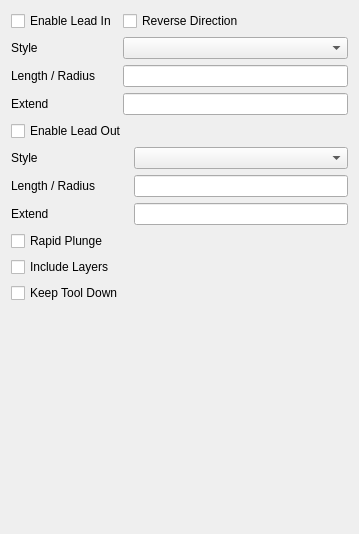
<?xml version="1.0" encoding="UTF-8"?>
<ui version="4.0">
 <class>CAM_DressupLeadInOut</class>
 <widget class="QWidget" name="CAM_DressupLeadInOut">
  <property name="geometry">
   <rect>
    <x>0</x>
    <y>0</y>
    <width>359</width>
    <height>534</height>
   </rect>
  </property>
  <property name="sizePolicy">
   <sizepolicy hsizetype="Preferred" vsizetype="Minimum">
    <horstretch>0</horstretch>
    <verstretch>0</verstretch>
   </sizepolicy>
  </property>
  <property name="windowTitle">
   <string notr="true">LeadInOut</string>
  </property>
  <layout class="QVBoxLayout" name="verticalLayout_3">
   <item>
    <layout class="QFormLayout" name="formLayout_2">
     <item row="0" column="0">
      <widget class="QCheckBox" name="chkLeadIn">
       <property name="toolTip">
        <string>Enable Lead-in move</string>
       </property>
       <property name="text">
        <string>Enable Lead In</string>
       </property>
      </widget>
     </item>
     <item row="1" column="0">
      <widget class="QLabel" name="label_3">
       <property name="text">
        <string>Style</string>
       </property>
      </widget>
     </item>
     <item row="1" column="1">
      <widget class="QComboBox" name="cboStyleIn">
       <property name="minimumSize">
        <size>
         <width>80</width>
         <height>0</height>
        </size>
       </property>
       <property name="maximumSize">
        <size>
         <width>16777215</width>
         <height>16777215</height>
        </size>
       </property>
      </widget>
     </item>
     <item row="2" column="0">
      <widget class="QLabel" name="label_5">
       <property name="text">
        <string>Length / Radius</string>
       </property>
      </widget>
     </item>
     <item row="2" column="1">
      <widget class="Gui::InputField" name="dspLenIn">
       <property name="toolTip">
        <string>length or radius of the Lead-in</string>
       </property>
       <property name="minimum" stdset="0">
        <double>0.100000000000000</double>
       </property>
       <property name="unit" stdset="0">
        <string notr="true"/>
       </property>
      </widget>
     </item>
     <item row="3" column="0">
      <widget class="QLabel" name="label">
       <property name="text">
        <string>Extend</string>
       </property>
      </widget>
     </item>
     <item row="3" column="1">
      <widget class="Gui::InputField" name="dspExtendIn">
       <property name="toolTip">
        <string>extends the leadin distance</string>
       </property>
       <property name="unit" stdset="0">
        <string notr="true"/>
       </property>
      </widget>
     </item>
     <item row="0" column="1">
      <widget class="QCheckBox" name="chkReverseDir">
       <property name="text">
        <string>Reverse Direction</string>
       </property>
      </widget>
     </item>
    </layout>
   </item>
   <item>
    <layout class="QFormLayout" name="formLayout">
     <item row="0" column="0">
      <widget class="QCheckBox" name="chkLeadOut">
       <property name="toolTip">
        <string>Enable Lead-out move</string>
       </property>
       <property name="text">
        <string>Enable Lead Out</string>
       </property>
      </widget>
     </item>
     <item row="1" column="0">
      <widget class="QLabel" name="label_4">
       <property name="text">
        <string>Style</string>
       </property>
      </widget>
     </item>
     <item row="1" column="1">
      <widget class="QComboBox" name="cboStyleOut">
       <property name="minimumSize">
        <size>
         <width>80</width>
         <height>0</height>
        </size>
       </property>
       <property name="maximumSize">
        <size>
         <width>16777215</width>
         <height>16777215</height>
        </size>
       </property>
      </widget>
     </item>
     <item row="2" column="0">
      <widget class="QLabel" name="label_6">
       <property name="text">
        <string>Length / Radius</string>
       </property>
      </widget>
     </item>
     <item row="2" column="1">
      <widget class="Gui::InputField" name="dspLenOut">
       <property name="toolTip">
        <string>length or radius of the Lead-out</string>
       </property>
       <property name="minimum" stdset="0">
        <double>0.100000000000000</double>
       </property>
       <property name="unit" stdset="0">
        <string notr="true"/>
       </property>
      </widget>
     </item>
     <item row="3" column="0">
      <widget class="QLabel" name="label_2">
       <property name="text">
        <string>Extend</string>
       </property>
      </widget>
     </item>
     <item row="3" column="1">
      <widget class="Gui::InputField" name="dspExtendOut">
       <property name="toolTip">
        <string>Extends the leadout distance</string>
       </property>
       <property name="unit" stdset="0">
        <string notr="true"/>
       </property>
      </widget>
     </item>
    </layout>
   </item>
   <item>
    <layout class="QFormLayout" name="formLayout_3">
     <item row="0" column="0">
      <widget class="QCheckBox" name="chkRapidPlunge">
       <property name="sizePolicy">
        <sizepolicy hsizetype="Minimum" vsizetype="Preferred">
         <horstretch>0</horstretch>
         <verstretch>0</verstretch>
        </sizepolicy>
       </property>
       <property name="toolTip">
        <string>Plunge at rapid speed</string>
       </property>
       <property name="text">
        <string>Rapid Plunge</string>
       </property>
      </widget>
     </item>
     <item row="1" column="0">
      <widget class="QCheckBox" name="chkLayers">
       <property name="toolTip">
        <string>Apply Lead In/Out on all layers</string>
       </property>
       <property name="text">
        <string>Include Layers</string>
       </property>
      </widget>
     </item>
     <item row="2" column="0">
      <widget class="QCheckBox" name="chkKeepToolDown">
       <property name="toolTip">
        <string>Keep the tool down in the path</string>
       </property>
       <property name="text">
        <string>Keep Tool Down</string>
       </property>
      </widget>
     </item>
    </layout>
   </item>
   <item>
    <spacer name="verticalSpacer">
     <property name="orientation">
      <enum>Qt::Vertical</enum>
     </property>
     <property name="sizeHint" stdset="0">
      <size>
       <width>20</width>
       <height>40</height>
      </size>
     </property>
    </spacer>
   </item>
  </layout>
 </widget>
 <customwidgets>
  <customwidget>
   <class>Gui::InputField</class>
   <extends>QLineEdit</extends>
   <header>Gui/InputField.h</header>
  </customwidget>
 </customwidgets>
 <resources/>
 <connections/>
</ui>
